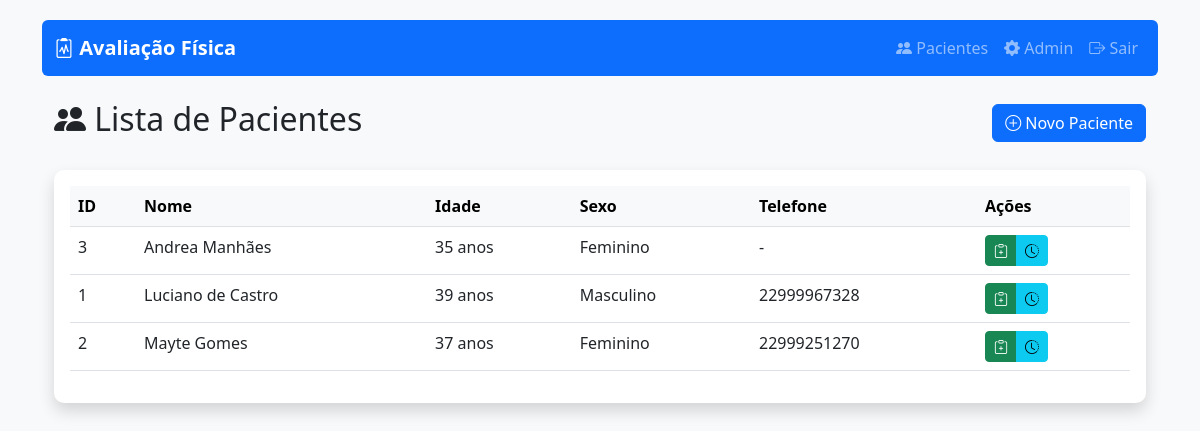
The page /pacientes/ (signed in) on the database as committed earlier.
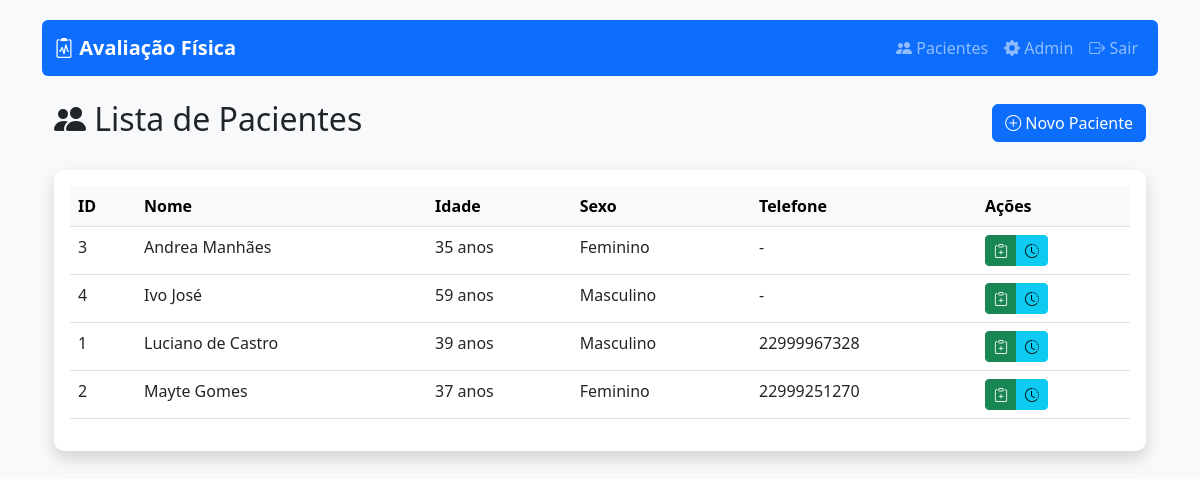
The same page on the database as committed later.
### avaliacao/models.py (models this page shows, shortened)
class Paciente(models.Model):
    SEXO_CHOICES = [('M', 'Masculino'), ('F', 'Feminino')]
    nome = models.CharField(max_length=100)
    sexo = models.CharField(max_length=1, choices=SEXO_CHOICES)
    data_nascimento = models.DateField()
    telefone = models.CharField(max_length=15, blank=True)
    email = models.EmailField(blank=True)
    observacoes = models.TextField(blank=True)
    @property
    def idade(self):
        hoje = date.today()
        return hoje.year - self.data_nascimento.year - (
            (hoje.month, hoje.day) < (self.data_nascimento.month, self.data_nascimento.day)
        )

### avaliacao/views.py (the view)
# urls.py: path('pacientes/', views.lista_pacientes, name='lista_pacientes'),
@login_required
def lista_pacientes(request):
    pacientes = Paciente.objects.all().order_by('nome')
    return render(request, 'avaliacao/lista_pacientes.html', {
        'pacientes': pacientes,
        'titulo': 'Lista de Pacientes'
    })

### avaliacao/templates/avaliacao/lista_pacientes.html (shortened to what this page needs)
{% extends 'avaliacao/base.html' %}
{% block content %}
<div class="container mt-4">
    <div class="d-flex justify-content-between align-items-center mb-4">
        <h2><i class="bi bi-people-fill"></i> Lista de Pacientes</h2>
        <a href="{% url 'avaliacao:novo_paciente' %}" class="btn btn-primary">
            <i class="bi bi-plus-circle"></i> Novo Paciente
        </a>
    </div>
    <div class="card shadow">
        <div class="card-body">
            <div class="table-responsive">
                <table class="table table-hover">
                    <thead class="table-light">
                        <tr>
                            <th>ID</th>
                            <th>Nome</th>
                            <th>Idade</th>
                            <th>Sexo</th>
                            <th>Telefone</th>
                            <th>Ações</th>
                        </tr>
                    </thead>
                    <tbody>
                        {% for paciente in pacientes %}
                        <tr>
                            <td>{{ paciente.id }}</td>
                            <td>{{ paciente.nome }}</td>
                            <td>{{ paciente.idade }} anos</td>
                            <td>{{ paciente.get_sexo_display }}</td>
                            <td>{{ paciente.telefone|default:"-" }}</td>
                            <td>
                                <div class="btn-group" role="group">
                                    <a href="{% url 'avaliacao:nova_avaliacao' paciente.id %}"
                                       class="btn btn-sm btn-success"
                                       title="Nova Avaliação">
                                        <i class="bi bi-clipboard-plus"></i>
                                    </a>
                                    <a href="{% url 'avaliacao:historico_avaliacoes' paciente.id %}"
                                       class="btn btn-sm btn-info"
                                       title="Ver Histórico">
                                        <i class="bi bi-clock-history"></i>
                                    </a>
                                </div>
                            </td>
                        </tr>
                        {% empty %}
                        <tr>
                            <td colspan="6" class="text-center text-muted">
                                Nenhum paciente cadastrado ainda.
                            </td>
                        </tr>
                        {% endfor %}
                    </tbody>
                </table>
            </div>
        </div>
    </div>
</div>
{% endblock %}

### avaliacao/templates/avaliacao/base.html (shortened to what this page needs)
<!DOCTYPE html>
<html lang="pt-br">
<head>
    <link href="https://cdn.jsdelivr.net/npm/bootstrap@5.3.0/dist/css/bootstrap.min.css" rel="stylesheet">
    <link rel="stylesheet" href="https://cdn.jsdelivr.net/npm/bootstrap-icons@1.8.0/font/bootstrap-icons.css">
</head>
<body>
    <div class="container">
        <nav class="navbar navbar-expand-lg navbar-dark bg-primary mb-4 rounded">
            <div class="container-fluid">
                <a class="navbar-brand" href="{% url 'avaliacao:lista_pacientes' %}">
                    <i class="bi bi-clipboard2-pulse"></i> Avaliação Física
                </a>
                <div class="navbar-nav ms-auto">
                    <a class="nav-link" href="{% url 'avaliacao:lista_pacientes' %}">
                        <i class="bi bi-people-fill"></i> Pacientes
                    </a>
                    <a class="nav-link" href="{% url 'admin:index' %}" target="_blank">
                        <i class="bi bi-gear-fill"></i> Admin
                    </a>
                    {% if user.is_authenticated %}
                        <a class="nav-link" href="{% url 'logout' %}">
                            <i class="bi bi-box-arrow-right"></i> Sair
                        </a>
                    {% endif %}
                </div>
            </div>
        </nav>
        <main>
            {% block content %}{% endblock %}
        </main>
    </div>
</body>
</html>

### avaliacao/templates/avaliacao/base.html (style rules this page uses)
body { background-color: #f8f9fa; padding-top: 20px; }
.card { border-radius: 10px; box-shadow: 0 4px 6px rgba(0, 0, 0, 0.1); margin-bottom: 20px; border: none; }
.navbar-brand { font-weight: 600; }

### avaliacao/templates/avaliacao/lista_pacientes.html (style rules this page uses)
.btn-group .btn { padding: 0.25rem 0.5rem; }

Rows that differ between the two databases and show on the page:
added Paciente: id "4", nome "Ivo José", idade "59", sexo "Masculino", telefone "-"
